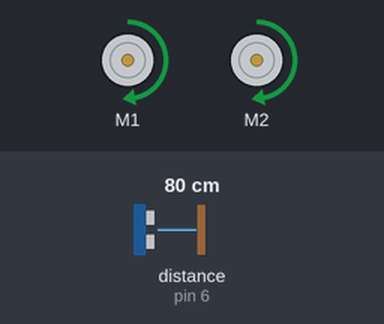
A sketch run on a simulated Arduino Uno, built with avr-gcc and run on an emulated ATmega328P. Parts: 2 × DC motor (green arrow = forward, orange = backward, longer = faster). The test bench sets the inputs (shaded band); at power-on: distance to the obstacle (sensor on pin 6) 80 cm. The echo pulse lasts 58.3 µs per cm.

Above: at 1.2 s.
1.3 s: distance to the obstacle (sensor on pin 6) set to 22 cm
2.8 s: distance to the obstacle (sensor on pin 6) set to 18 cm
At 3.3 s:
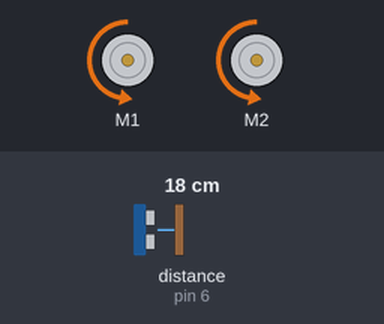
4.3 s: distance to the obstacle (sensor on pin 6) set to 35 cm
At 5.0 s:
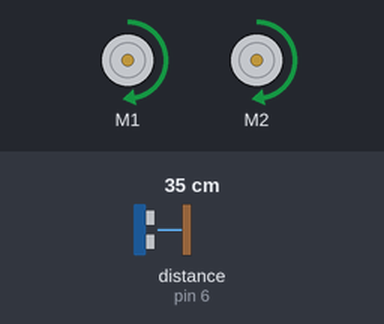
5.8 s: distance to the obstacle (sensor on pin 6) set to 2 cm
At 6.8 s:
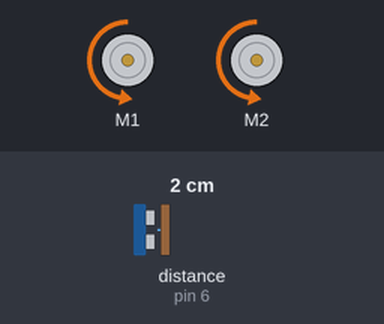
Timing chart, 0 to 8.3 s (numbered marks = the images above; inputs shaded):
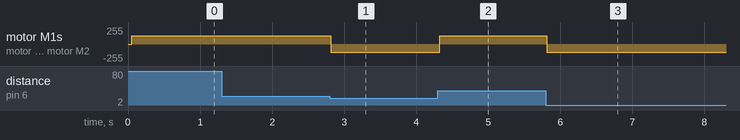

The sketch:

robotKeepDistance.ino
```cpp
#include <DualMC33926MotorShield.h>
#include <NewPing.h>
#define TRIGGER_PIN  11  // Arduino pin tied to trigger pin on the ultrasonic sensor.
#define ECHO_PIN     6  // Arduino pin tied to echo pin on the ultrasonic sensor.
#define MAX_DISTANCE 50 // Maximum distance we want to ping for (in centimeters). Maximum sensor distance is rated at 400-500cm.

DualMC33926MotorShield robot;
NewPing sonar(TRIGGER_PIN, ECHO_PIN, MAX_DISTANCE); // NewPing setup of pins and maximum distance.

void setup()
{
  robot.init();
}

void loop()
{
 delay(50);
 unsigned int distancia = sonar.ping_cm();
 if (distancia > 20 || distancia == 0)// Si la distancia es mayor de 50 cm, sonar.ping() devuelve 0
  {
    robot.setSpeeds(200,200);
  }
 else
  {
    robot.setSpeeds(-200,-200);
  }
}
```

Measured:
- the behaviour switches between 21 and 20 cm on distance to the obstacle (sensor on pin 6) (found by bisection; images 0 and 1)
- after the input at 1.3 s, every drawn part: stays the same
- after the input at 2.8 s, motor M1, motor M2: forward 127/255 → backward 127/255 at once
- after the input at 4.3 s, motor M1, motor M2: backward 127/255 → forward 127/255 at once
- after the input at 5.8 s, motor M1, motor M2: forward 127/255 → backward 127/255 at once
